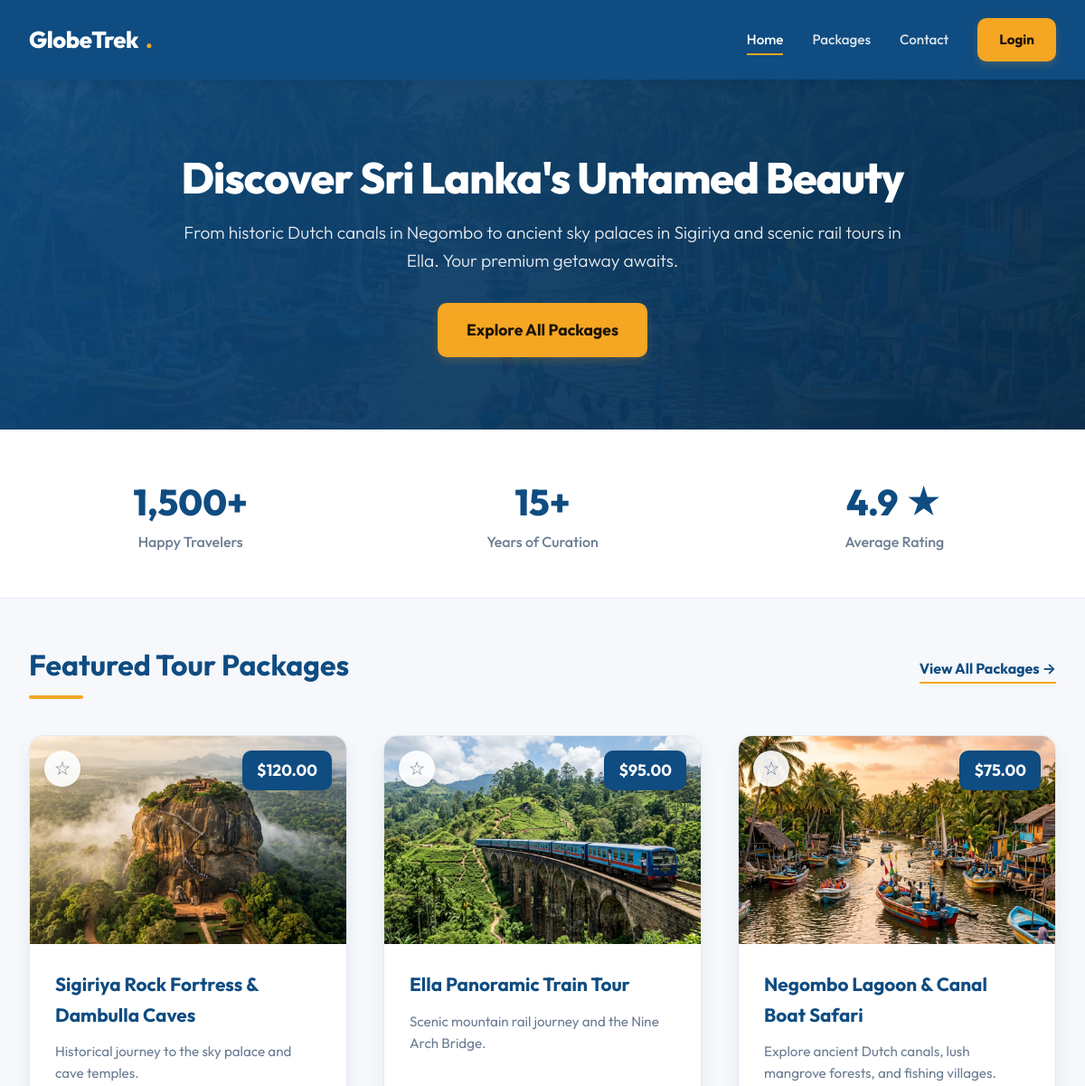
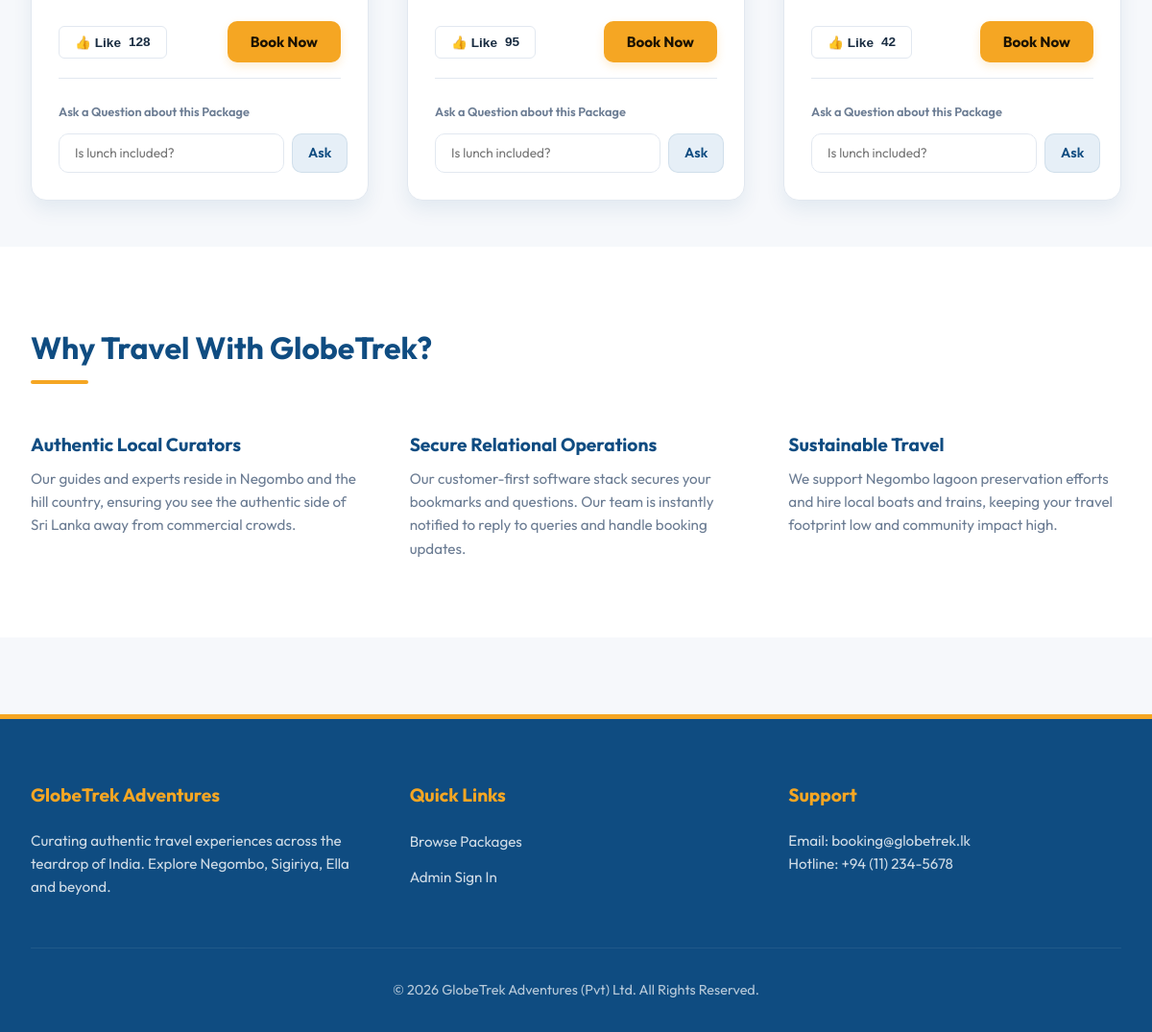
The page / on the database its author committed (2 pictures, top to bottom).
### tables this page shows
CREATE TABLE packages (
    id INT AUTO_INCREMENT PRIMARY KEY,
    destination VARCHAR(150) NOT NULL,
    price DECIMAL(10, 2) NOT NULL,
    description TEXT NOT NULL,
    likes_count INT DEFAULT 0,
    image_url VARCHAR(255)
);

### index.php (the view, shortened to what this page needs)
<?php
require_once 'config/db.php';
try {
    $stmt = $pdo->query("SELECT * FROM packages ORDER BY likes_count DESC LIMIT 3");
    $packages = $stmt->fetchAll();
} catch (\PDOException $e) {
    die("Database query failed: " . $e->getMessage());
}
$saved_packages = [];
?>
<!DOCTYPE html>
<html lang="en">
<head>
    <link rel="stylesheet" href="css/style.css">
</head>
<body>
    <header>
        <div class="nav-container">
            <a href="index.php" class="logo">GlobeTrek<span>.</span></a>
            <ul class="nav-menu">
                <li><a href="index.php" class="nav-link active">Home</a></li>
                <li><a href="packages.php" class="nav-link">Packages</a></li>
                <li><a href="contact.php" class="nav-link">Contact</a></li>
                <?php if (isset($_SESSION['role'])): ?>
                    <?php if ($_SESSION['role'] === 'customer'): ?>
                        <li><a href="dashboard.php" class="nav-link">My Dashboard</a></li>
                    <?php elseif ($_SESSION['role'] === 'admin'): ?>
                        <li><a href="admin.php" class="nav-link">Admin Panel</a></li>
                    <?php endif; ?>
                    <li><span class="user-tag"><?= htmlspecialchars($_SESSION['username']) ?></span></li>
                    <li><a href="logout.php" class="btn-secondary" style="padding: 0.5rem 1rem;">Logout</a></li>
                <?php else: ?>
                    <li><a href="login.php" class="btn-cta">Login</a></li>
                <?php endif; ?>
            </ul>
        </div>
    </header>
    <section class="hero">
        <div class="hero-content">
            <h1>Discover Sri Lanka's Untamed Beauty</h1>
            <p>From historic Dutch canals in Negombo to ancient sky palaces in Sigiriya and scenic rail tours in Ella. Your premium getaway awaits.</p>
            <a href="packages.php" class="btn-cta" style="font-size:1.1rem; padding: 1rem 2rem;">Explore All Packages</a>
        </div>
    </section>
    <section style="background-color: var(--white); border-bottom: 1px solid var(--border-color); padding: 3rem 2rem;">
        <div class="container" style="padding: 0; display: grid; grid-template-columns: repeat(auto-fit, minmax(200px, 1fr)); gap: 2rem; text-align: center;">
            <div>
                <h3 style="font-size: 2.5rem; color: var(--primary-color); font-weight: 800;">1,500+</h3>
                <p style="color: var(--text-muted); font-weight: 500;">Happy Travelers</p>
            </div>
            <div>
                <h3 style="font-size: 2.5rem; color: var(--primary-color); font-weight: 800;">15+</h3>
                <p style="color: var(--text-muted); font-weight: 500;">Years of Curation</p>
            </div>
            <div>
                <h3 style="font-size: 2.5rem; color: var(--primary-color); font-weight: 800;">4.9 ★</h3>
                <p style="color: var(--text-muted); font-weight: 500;">Average Rating</p>
            </div>
        </div>
    </section>
    <main class="container">
        <div style="display:flex; justify-content:space-between; align-items:center; margin-bottom: 2.5rem;">
            <h2 class="section-title" style="margin-bottom:0;">Featured Tour Packages</h2>
            <a href="packages.php" style="color: var(--primary-color); font-weight:700; border-bottom: 2px solid var(--accent-color); padding-bottom: 2px;">View All Packages &rarr;</a>
        </div>
        <div class="package-grid">
            <?php foreach ($packages as $pkg): ?>
                <?php
                    $is_saved = in_array($pkg['id'], $saved_packages);
                ?>
                <div class="package-card">
                    <div class="package-image-container">
                        <img class="package-image" src="<?= htmlspecialchars($pkg['image_url']) ?>" alt="<?= htmlspecialchars($pkg['destination']) ?>">
                        <div class="package-price-tag">$<?= number_format($pkg['price'], 2) ?></div>
                        <div class="package-save-tag">
                            <button
                                class="btn-save <?= $is_saved ? 'saved' : '' ?>"
                                onclick="toggleSave(<?= $pkg['id'] ?>, this)"
                                title="<?= $is_saved ? 'Saved to bookmarks' : 'Save for later' ?>"
                            >
                                <span class="star-icon"><?= $is_saved ? '★' : '☆' ?></span>
                            </button>
                        </div>
                    </div>
                    <div class="package-content">
                        <h3 class="package-title"><?= htmlspecialchars($pkg['destination']) ?></h3>
                        <p class="package-desc"><?= htmlspecialchars($pkg['description']) ?></p>
                        <div class="package-actions">
                            <button class="btn-like" onclick="toggleLike(<?= $pkg['id'] ?>, this)">
                                <span>👍 Like</span>
                                <span class="like-count"><?= $pkg['likes_count'] ?></span>
                            </button>
                            <button class="btn-cta" onclick="bookPackage(<?= $pkg['id'] ?>, this)">
                                Book Now
                            </button>
                        </div>
                        <form class="package-query-form" data-package-id="<?= $pkg['id'] ?>">
                            <label style="font-size: 0.8rem; font-weight: 600; color: var(--text-muted);">Ask a Question about this Package</label>
                            <div class="query-input-group">
                                <input class="query-input" type="text" placeholder="Is lunch included?" required>
                                <button class="btn-secondary" type="submit" style="padding: 0.5rem 1rem;">Ask</button>
                            </div>
                        </form>
                    </div>
                </div>
            <?php endforeach; ?>
        </div>
    </main>
    <section style="background-color: var(--white); padding: 5rem 2rem;">
        <div class="container" style="padding:0;">
            <h2 class="section-title">Why Travel With GlobeTrek?</h2>
            <div style="display: grid; grid-template-columns: repeat(auto-fit, minmax(280px, 1fr)); gap: 3rem; margin-top: 3rem;">
                <div>
                    <h4 style="color:var(--primary-color); font-size:1.2rem; font-weight:700; margin-bottom:0.5rem;">Authentic Local Curators</h4>
                    <p style="color:var(--text-muted); font-size:0.95rem;">Our guides and experts reside in Negombo and the hill country, ensuring you see the authentic side of Sri Lanka away from commercial crowds.</p>
                </div>
                <div>
                    <h4 style="color:var(--primary-color); font-size:1.2rem; font-weight:700; margin-bottom:0.5rem;">Secure Relational Operations</h4>
                    <p style="color:var(--text-muted); font-size:0.95rem;">Our customer-first software stack secures your bookmarks and questions. Our team is instantly notified to reply to queries and handle booking updates.</p>
                </div>
                <div>
                    <h4 style="color:var(--primary-color); font-size:1.2rem; font-weight:700; margin-bottom:0.5rem;">Sustainable Travel</h4>
                    <p style="color:var(--text-muted); font-size:0.95rem;">We support Negombo lagoon preservation efforts and hire local boats and trains, keeping your travel footprint low and community impact high.</p>
                </div>
            </div>
        </div>
    </section>
    <footer>
        <div class="footer-content">
            <div class="footer-section">
                <h4>GlobeTrek Adventures</h4>
                <p>Curating authentic travel experiences across the teardrop of India. Explore Negombo, Sigiriya, Ella and beyond.</p>
            </div>
            <div class="footer-section">
                <h4>Quick Links</h4>
                <ul class="footer-links">
                    <li><a href="index.php">Browse Packages</a></li>
                    <li><a href="login.php">Admin Sign In</a></li>
                </ul>
            </div>
            <div class="footer-section">
                <h4>Support</h4>
                <p>Email: booking@globetrek.lk<br>Hotline: +94 (11) 234-5678</p>
            </div>
        </div>
        <div class="footer-bottom">
            &copy; 2026 GlobeTrek Adventures (Pvt) Ltd. All Rights Reserved.
        </div>
    </footer>
</body>
</html>

### rows shown on the page
packages: image_url (picture), price "120.00", destination "Sigiriya Rock Fortress & Dambulla Caves", description "Historical journey to the sky palace and cave temples.", likes_count "128"
packages: image_url (picture), price "95.00", destination "Ella Panoramic Train Tour", description "Scenic mountain rail journey and the Nine Arch Bridge.", likes_count "95"
packages: image_url (picture), price "75.00", destination "Negombo Lagoon & Canal Boat Safari", description "Explore ancient Dutch canals, lush mangrove forests, and fishing villages.", likes_count "42"
